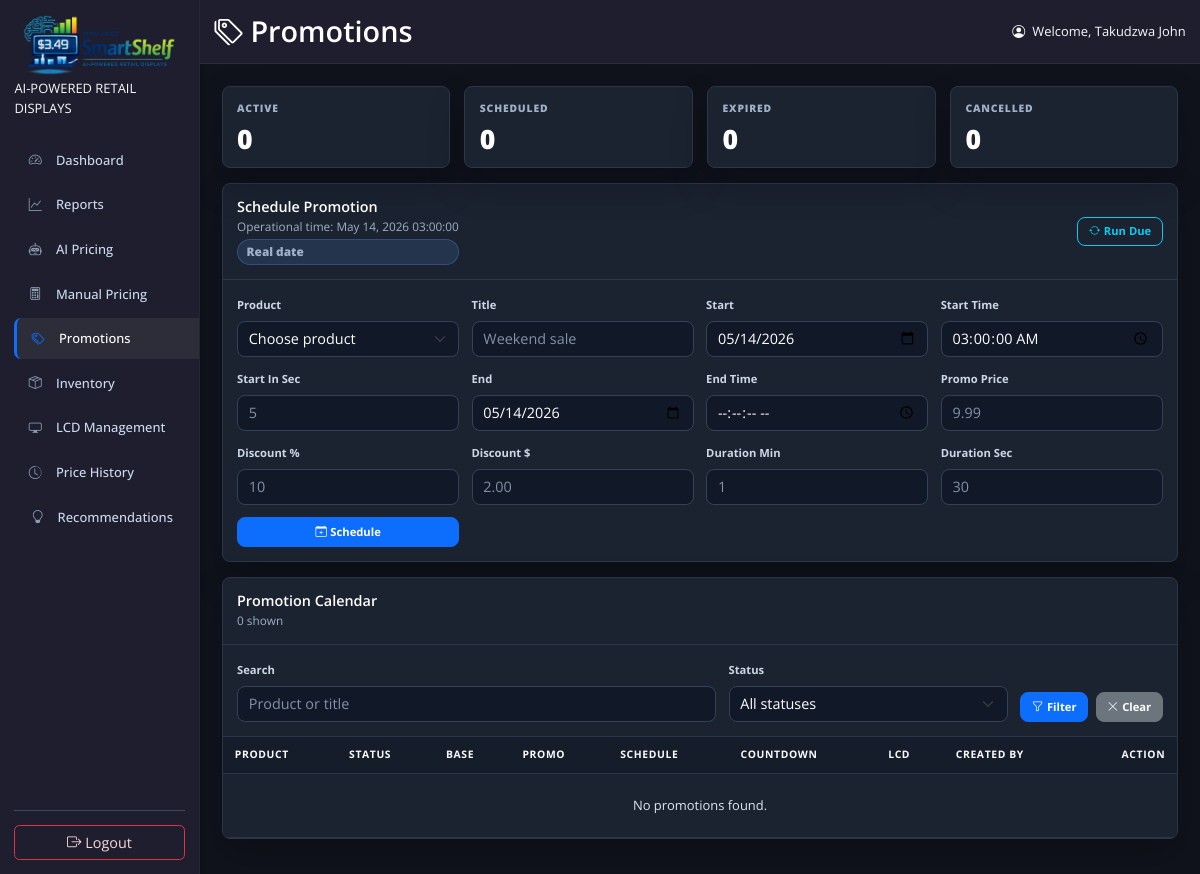
The page /ProjectSmartShelf/promotions/ (signed in) on the database as committed earlier.
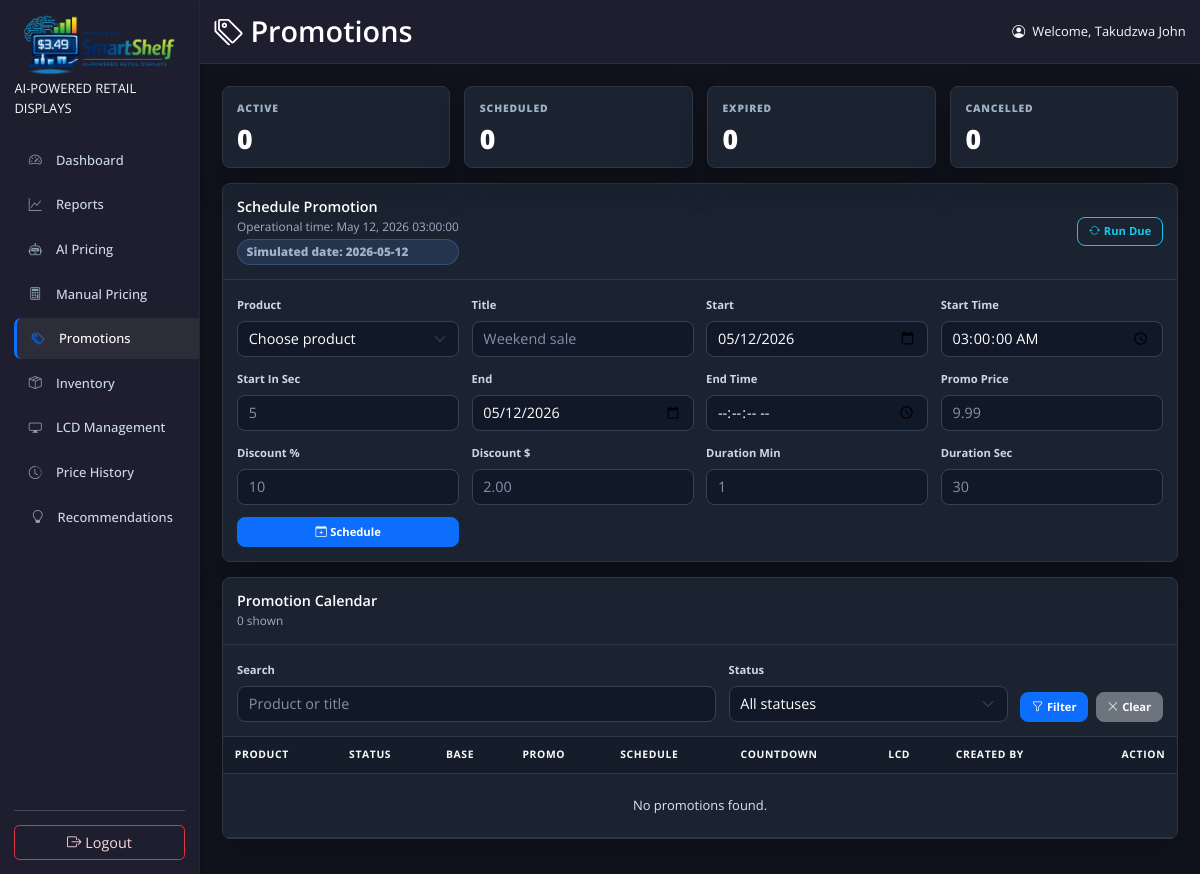
The same page on the database as committed later.
### ProjectSmartShelf/models.py (models this page shows, shortened)
class SimulationState(models.Model):
    key = models.CharField(max_length=32, unique=True, default='active_day')
    current_date = models.DateField()
    updated_at = models.DateTimeField(auto_now=True)
    class Meta:
        db_table = 'simulation_state'

### ProjectSmartShelf/views.py (the view, shortened to what this page needs)
# urls.py: path("promotions/", views.promotions_view, name="promotions"),
@staff_member_required(login_url='staff_login')
def promotions_view(request):
    effective_at = get_effective_promotion_time(request)
    effective_date = effective_at.date()
    ScheduledPromotion.process_due_promotions(effective_at)
    promotions = ScheduledPromotion.objects.select_related('product', 'created_by').order_by('-created_at')
    search_query = request.GET.get('search', '').strip()
    status_filter = request.GET.get('status', '').strip()
    if search_query:
        promotions = promotions.filter(
            Q(product__name__icontains=search_query) |
            Q(title__icontains=search_query)
        )
    if status_filter:
        promotions = promotions.filter(status=status_filter)
    promotions = prepare_promotions_for_display(promotions, effective_at)
    products = Product.objects.all().order_by('name')
    status_counts = {
        'scheduled': ScheduledPromotion.objects.filter(status=ScheduledPromotion.STATUS_SCHEDULED).count(),
        'active': ScheduledPromotion.objects.filter(status=ScheduledPromotion.STATUS_ACTIVE).count(),
        'expired': ScheduledPromotion.objects.filter(status=ScheduledPromotion.STATUS_EXPIRED).count(),
        'cancelled': ScheduledPromotion.objects.filter(status=ScheduledPromotion.STATUS_CANCELLED).count(),
    }
    context = {
        'products': products,
        'promotions': promotions,
        'search_query': search_query,
        'status_filter': status_filter,
        'status_choices': ScheduledPromotion.STATUS_CHOICES,
        'status_counts': status_counts,
        'effective_date': effective_date,
        'effective_at': effective_at,
        'active_simulated_date': get_active_simulated_date(request),
        'default_start_date': effective_date.strftime('%Y-%m-%d'),
        'default_start_time': effective_at.strftime('%H:%M:%S'),
    }
    return render(request, 'promotions.html', context)

### ProjectSmartShelf/context_processors.py (called while the page is built)
def simulated_date(request):
    active_date = getattr(request, 'simulated_date', None)
    context = {
        'simulated_date': active_date,
        'recommendations_count': 0,
    }
    cached_count = getattr(request, '_recommendations_count', None)
    if cached_count is not None:
        context['recommendations_count'] = cached_count
        return context
    user = getattr(request, 'user', None)
    if not (user and user.is_authenticated and user.is_staff):
        return context
    try:
        from .recommendations import recommendation_count
        context['recommendations_count'] = recommendation_count(active_date or timezone.localdate())
    except Exception:
        context['recommendations_count'] = 0
    return context

### ProjectSmartShelf/recommendations.py (called while the page is built)
def recommendation_count(base_date):
    return len(build_recommendations(base_date))

### ProjectSmartShelf/simulation.py (called while the page is built, shortened)
def parse_simulated_date(value):
    if not value:
        return None

def get_session_simulated_date(request):
    return parse_simulated_date(request.session.get('simulated_date'))

def get_stored_simulated_date():
    state = SimulationState.objects.filter(key=ACTIVE_DAY_KEY).first()
    return state.current_date if state else None

### ProjectSmartShelf/templates/promotions.html (shortened to what the changed rows need)
{% extends "base.html" %}
{% load static %}
{% block page_title %}<i class="bi bi-tags me-2"></i>Promotions{% endblock %}
{% block content %}
<div class="promo-page">
    <div class="promo-panel">
        <div class="promo-panel-header">
            <div>
                <h2>Schedule Promotion</h2>
                <span class="promo-clock-line">
                    <span>Operational time: {{ effective_at|date:"M j, Y H:i:s" }}</span>
                    {% if active_simulated_date %}
                        <span class="promo-clock-chip">Simulated date: {{ active_simulated_date|date:"Y-m-d" }}</span>
                    {% else %}
                        <span class="promo-clock-chip">Real date</span>
                    {% endif %}
                </span>
            </div>
        </div>
        <form method="post" class="promo-form-grid">
            <div>
                <label for="start_date" class="form-label">Start</label>
                <input type="date" name="start_date" id="start_date" class="form-control" value="{{ default_start_date }}">
            </div>
            <div>
                <label for="end_date" class="form-label">End</label>
                <input type="date" name="end_date" id="end_date" class="form-control" value="{{ default_start_date }}">
            </div>
        </form>
    </div>
    <div class="promo-panel">
        <div class="promo-panel-header">
            <div>
                <h2>Promotion Calendar</h2>
            </div>
        </div>
        <div class="table-responsive">
            <table class="table promo-table align-middle">
                <thead>
                    <tr>
                        <th>Product</th>
                        <th>Status</th>
                        <th>Base</th>
                        <th>Promo</th>
                        <th>Schedule</th>
                        <th>Countdown</th>
                        <th>LCD</th>
                        <th>Created By</th>
                        <th class="text-end">Action</th>
                    </tr>
                </thead>
            </table>
        </div>
    </div>
</div>
{% endblock %}

Rows that differ between the two databases and show on the page:
added SimulationState: current_date "2026-05-12"
Other text that changed with them:
{{ effective_at|date:"M j, Y H:i:s" }}: "May 14, 2026 03:00:00" → "May 12, 2026 03:00:00"
form field start_date: "05/14/2026" → "05/12/2026"
form field end_date: "05/14/2026" → "05/12/2026"
text no longer shown: "Real date"
text now shown: "Simulated date:"
